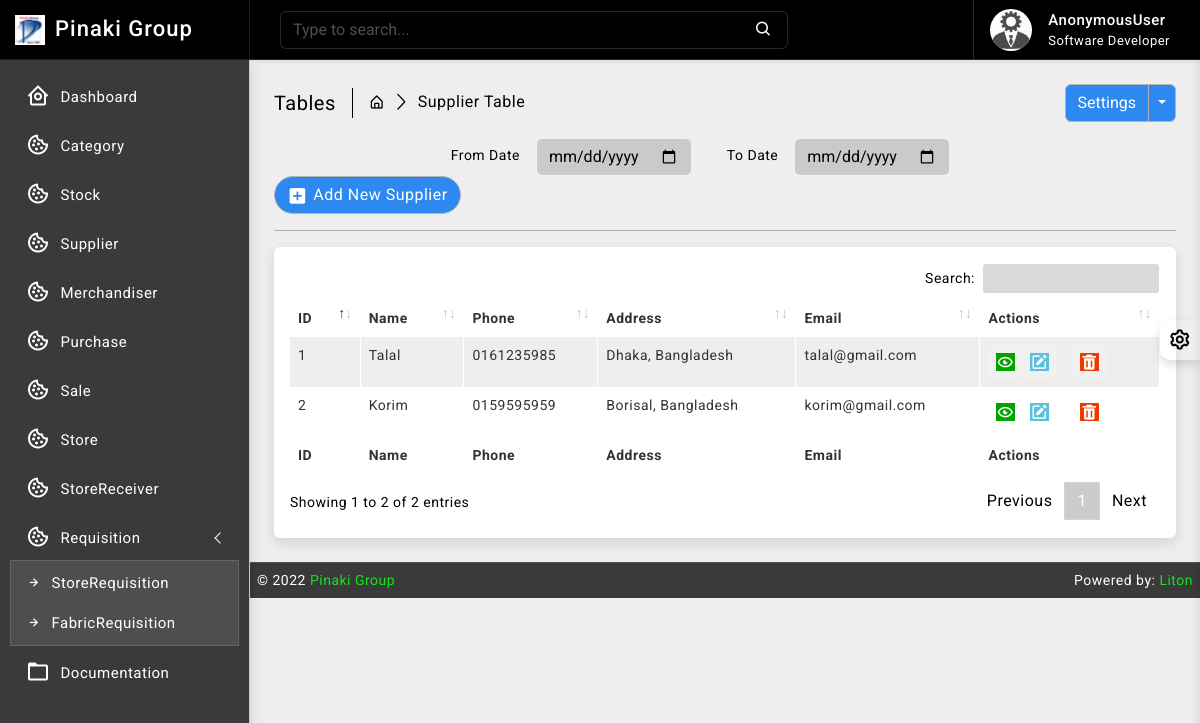
The app's page /supplier/ with its own data.
### supplier/models.py (models this page shows, shortened)
class Supplier(models.Model):
    id = models.AutoField(primary_key=True)
    name = models.CharField(max_length=150)
    phone = models.CharField(max_length=12, unique=True)
    address = models.CharField(max_length=200)
    email = models.EmailField(max_length=254, unique=True)
    is_deleted = models.BooleanField(default=False)

### supplier/views.py (the view)
# urls.py: path('', views.SupplierListView.as_view(), name='supplier_read'),
class SupplierListView(ListView):
    model = Supplier
    template_name = 'supplier/read.html'
    context_object_name = 'suppliers'
    paginate_by = 10

### templates/supplier/read.html (shortened to what this page needs)
{% extends 'base/base.html' %}
{% block body %}
{% load static %}
		<div class="page-wrapper">
			<div class="page-content">
				<div class="page-breadcrumb d-none d-sm-flex align-items-center mb-3">
					<div class="breadcrumb-title pe-3">Tables</div>
					<div class="ps-3">
						<nav aria-label="breadcrumb">
							<ol class="breadcrumb mb-0 p-0">
								<li class="breadcrumb-item"><a href="#"><i class="bx bx-home-alt"></i></a>
								</li>
								<li class="breadcrumb-item active" aria-current="page">Supplier Table</li>
							</ol>
						</nav>
					</div>
					<div class="ms-auto">
						<div class="btn-group">
							<button type="button" class="btn btn-light">Settings</button>
							<button type="button" class="btn btn-light dropdown-toggle dropdown-toggle-split" data-bs-toggle="dropdown">	<span class="visually-hidden">Toggle Dropdown</span>
							</button>
						</div>
					</div>
				</div>
				<div class="col-md-9">
					<form class="float-md-end" method="POST">
						<div class="row row-cols-md-auto g-lg-3">
							<label for="fromdate" class="col-md-2 col-form-label text-md-end">From Date</label>
							<div class="col-md-4">
								<input type="date" name= "fromdate" class="form-control" id="fromdate">
							</div>
							<label for="todate" class="col-md-2 col-form-label text-md-end">To Date</label>
							<div class="col-md-4">
								<input type="date" name= "todate" class="form-control" id="todate">
							</div>
						</div>
					</form>
				</div>
                <div class="ms-auto"><a href="/supplier/new/" class="btn btn-light radius-30 mt-2 mt-lg-0"><i class="bx bxs-plus-square"></i>Add New Supplier</a></div>
				<hr/>
				<div class="card">
					<div class="card-body">
						<div class="table-responsive">
							<table id="example2" class="table table-striped table-bordered">
								<thead>
									<tr>
										<th>ID</th>
										<th>Name</th>
                                        <th>Phone</th>
                                        <th>Address</th>
                                        <th>Email</th>
										<th>Actions</th>
									</tr>
								</thead>
								<tbody>
									{% for data in suppliers %}
									<tr>
									   <td>{{ data.id }}</td>
									   <td>{{ data.name }}</td>
                                       <td>{{ data.phone }}</td>
                                       <td>{{ data.address }}</td>
                                       <td>{{ data.email }}</td>
									   <td class="center">
										<div class="d-flex order-actions">
											<a class="" href="#">
												<i class="fadeIn animated bx bx-show-alt"></i>
											</a>
											<a class="" href="{% url 'supplier_update' data.id %}">
												<i class='bx bxs-edit'></i>
											</a>
											<a class="ms-3" href="{% url 'supplier_delete' data.id %}" onclick="return confirm('Are you sure?');">
												<i class='bx bxs-trash'></i>
											</a>
										</div>
									   </td>
									</tr>
								 {% endfor %}
								</tbody>
								<tfoot>
									<tr>
										<th>ID</th>
										<th>Name</th>
                                        <th>Phone</th>
                                        <th>Address</th>
                                        <th>Email</th>
										<th>Actions</th>
									</tr>
								</tfoot>
							</table>
						</div>
					</div>
				</div>
			</div>
		</div>
{% endblock body %}

### static/css/app.css (style rules this page uses)
body { font-size: 14px; letter-spacing: .5px; font-family: Roboto, sans-serif; overflow-x: hidden }
a { text-decoration: none }
.page-wrapper { height: 100%; margin-top: 60px; margin-bottom: 0px; margin-left: 250px }
.page-content { padding: 1.5rem 1.5rem 0 1.5rem }
.breadcrumb-title { font-size: 20px; border-right: 1.5px solid #000000; }
.page-breadcrumb .breadcrumb li.breadcrumb-item { font-size: 16px }
.page-breadcrumb .breadcrumb-item+.breadcrumb-item::before { display: inline-block; padding-right: .5rem; color: #000000; font-family: LineIcons; content: "\ea5c" }
.order-actions a { font-size: 18px; width: 34px; height: 34px; display: flex; align-items: center; justify-content: center; background: rgb(255 255 255 / 15%); border: 1px solid rgb(255 255 255 / 15%); text-align: center; border-radius: 20%; color: #ffffff }
.radius-30 { border-radius: 30px }
.btn i { vertical-align: middle; font-size: 1.3rem; margin-top: -1em; margin-bottom: -1em; margin-right: 5px }
input::placeholder { color: #fff!important; opacity: .3!important }
.bg-theme { background-size: 100% 100%; background-attachment: fixed; background-position: center; background-repeat: no-repeat; transition: background .2s; }
body.bg-theme2 { background-image: url(../images/bg-themes/2.png); }

### records on screen
Supplier: id "1", name "Talal", phone "0161235985", address "Dhaka, Bangladesh", email "talal@gmail.com"
Supplier: id "2", name "Korim", phone "0159595959", address "Borisal, Bangladesh", email "korim@gmail.com"

### other values on screen
{{ request.user }} "AnonymousUser"
